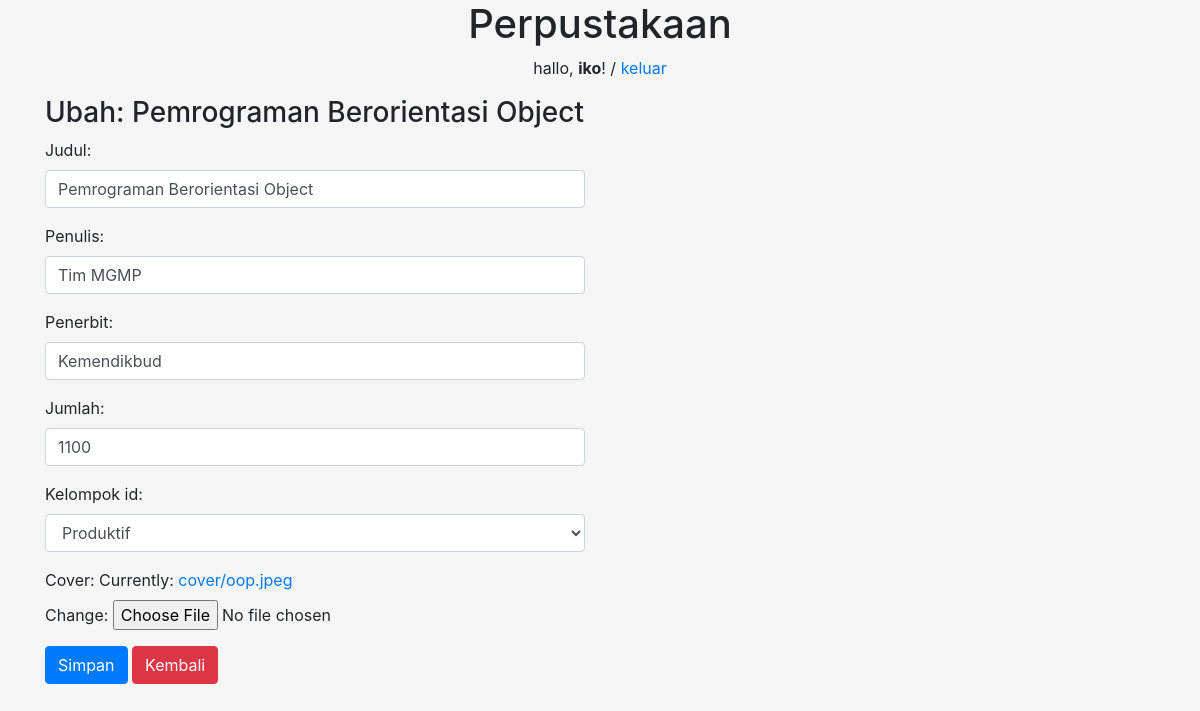
Page /buku/ubah/1 (signed in) on the committed database.
### perpustakaan/models.py (models this page shows, shortened)
class Buku(models.Model):
    judul = models.CharField(max_length=50)
    penulis = models.CharField(max_length=40)
    penerbit = models.CharField(max_length=40)
    jumlah = models.IntegerField(null=True)
    kelompok_id = models.ForeignKey(Kelompok, on_delete=models.CASCADE, null=True)
    cover = models.ImageField(upload_to='cover/', null=True)
    tanggal = models.DateTimeField(auto_now_add=True, null=True)

### perpustakaan/views.py (the view)
# urls.py: path('buku/ubah/<int:id_buku>', ubah_buku, name='ubah_buku'),
@login_required(login_url=settings.LOGIN_URL)
def ubah_buku(request, id_buku):
    buku = Buku.objects.get(id=id_buku)
    template = 'ubah-buku.html'
    if request.POST:
        form = FormBuku(request.POST, request.FILES, instance=buku)
        if form.is_valid():
            form.save()
            messages.success(request, "Data Berhasil diperbaharui!")
            return redirect('ubah_buku', id_buku=id_buku)
    else:
        form = FormBuku(instance=buku)
        konteks = {
            'form':form,
            'buku':buku,
        }
    return render(request, template, konteks)

### perpustakaan/form.py
class FormBuku(ModelForm):
    class Meta:
        model = Buku
        fields = '__all__'
        widgets = {
            'judul' : forms.TextInput({'class':'form-control'}),
            'penulis' : forms.TextInput({'class':'form-control'}),
            'penerbit' : forms.TextInput({'class':'form-control'}),
            'jumlah' : forms.NumberInput({'class':'form-control'}),
            'kelompok_id' : forms.Select({'class':'form-control'}),
        }

### perpustakaan/models.py (called while the page is built)
    def __str__(self):
        return self.nama

### perpustakaan/templates/ubah-buku.html (shortened to what this page needs)
{% extends 'base.html' %} {% block content %}
<div class="container">
  <div class="row">
    <div class="col-md-6">
      <h3>Ubah: {{ buku.judul }}</h3>
      <form action="{% url 'ubah_buku' buku.id %}" method="post" enctype="multipart/form-data">
        {{ form.as_p }}
        <button class="btn btn-primary">Simpan</button>
        <a href="/buku" class="btn btn-danger">Kembali</a>
      </form>
    </div>
  </div>
</div>
{% endblock %}

### templates/judul.html
<center>
    <h1>Perpustakaan</h1>
    {% if user.is_authenticated %}
    <p>hallo, <strong>{{ user }}</strong>! / <a href="{% url 'keluar' %}">keluar</a></p>
    {% endif %}
</center>

### static/css/style.css (style rules this page uses)
body { background-color: whitesmoke; }

### rows in the picture
Buku: judul "Pemrograman Berorientasi Object", penulis "Tim MGMP", penerbit "Kemendikbud", jumlah "1100", kelompok_id "Produktif"

### other values in the picture
{{ user }} "iko"
